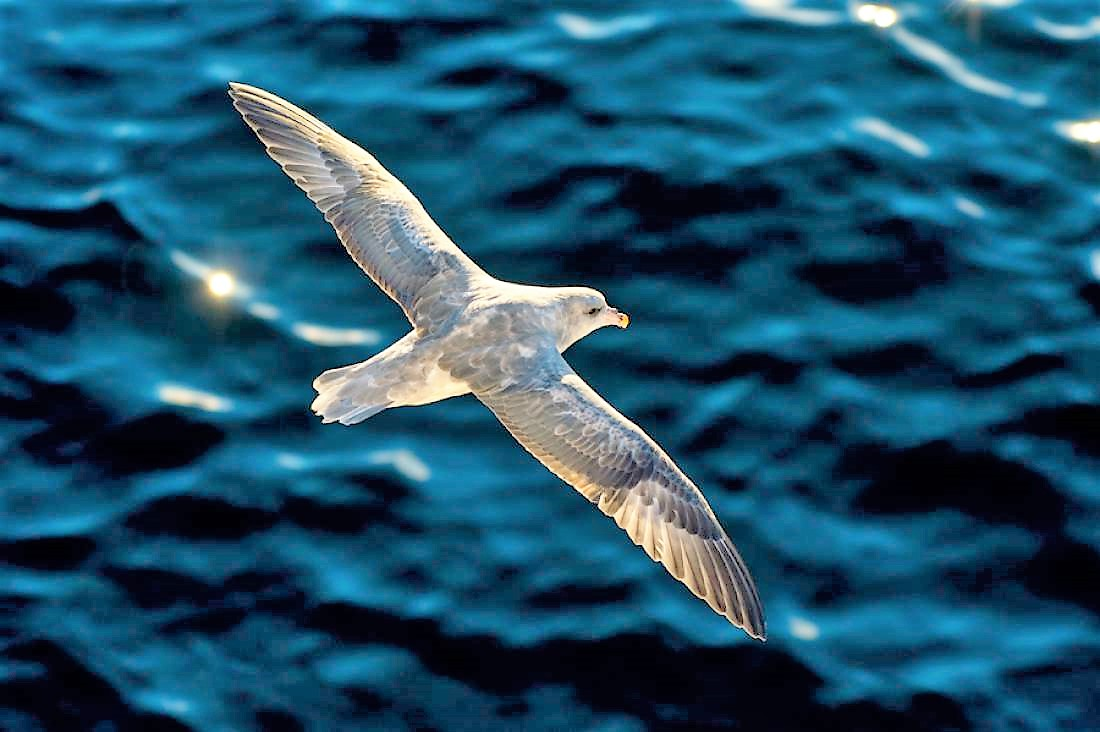
%> input picture assignment2/1/data/bird.jpg, 1100 x 732 px
$ octave --eval "result = myHarrisCornerDetector(rgb2gray(imread('../../../assignment2/1/data/bird.jpg')));"   (GNU Octave 9; MATLAB toolbox functions it lacks are replaced by stand-ins)
%> lines starting %> are read from the running program, lines starting %| are printed output that depends on the picture; in (x1, y1, x2, y2) boxes, pixels count from 0 and x2, y2 are one past the last pixel; in counts of white or black regions, pixels touching at a corner belong together; the program's own positions count from 1
function outCornMeas = myHarrisCornerDetector(inputImg)

GRAD_SIGMA = 1;
WT_SIGMA = 1;
K = 0.15;

maxVal = max(inputImg(:));
%> maxVal = 255

inpSize = size(inputImg);
%> inpSize = [732 1100]
edge = inpSize(1);
%> edge = 732
inputImg = inputImg/maxVal;
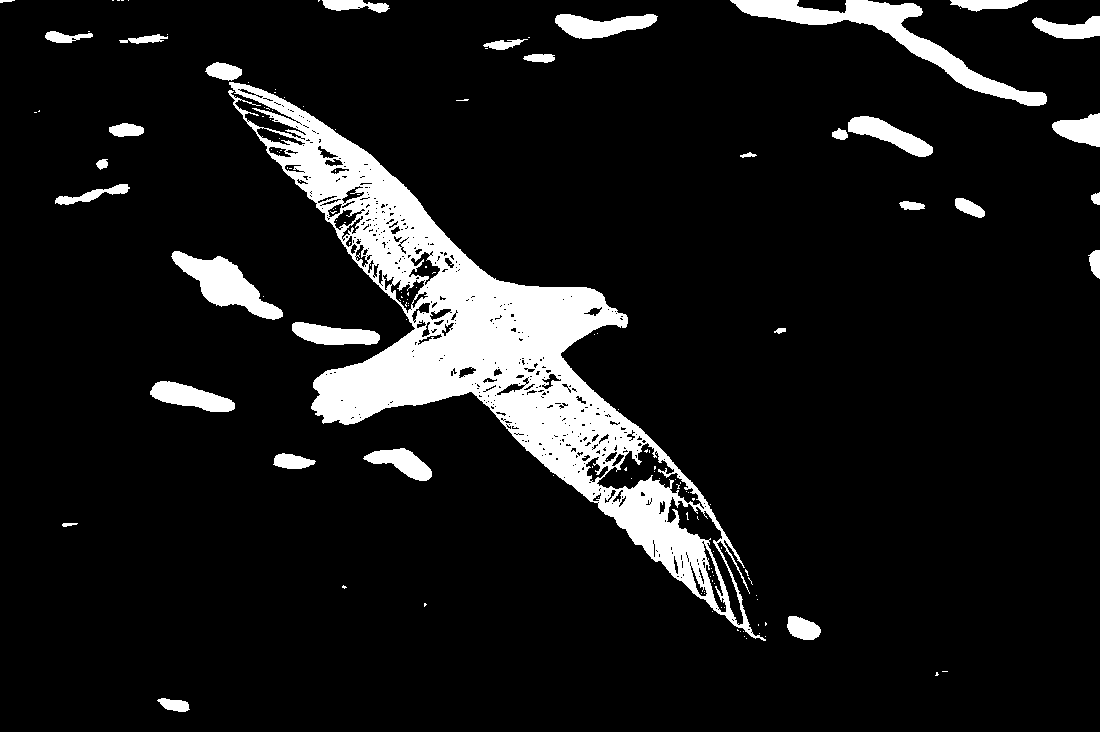
%> inputImg: size 732x1100 uint8; values 0 (black) and 1 (white), 10.1% white; 139 white regions (107 under 20 px), largest, box (x1, y1, x2, y2) and area: (228, 82, 766, 641) 56260, (730, 0, 1047, 106) 6068, (171, 251, 283, 320) 3067

imgBlur = imgaussfilt(inputImg,GRAD_SIGMA);
%> imgBlur: size 732x1100 uint8; values 0 (black) and 1 (white), 10.2% white; 54 white regions (22 under 20 px), largest, box (x1, y1, x2, y2) and area: (228, 82, 765, 641) 57462, (730, 0, 1047, 106) 6071, (172, 251, 283, 320) 3065

% [4 lines of commented-out code are left out]

[Gx Gy] = imgradientxy(imgBlur,'sobel');

Ix2 = Gx .* Gx;
Iy2 = Gy .* Gy;
IxIy = Gx .* Gy;

A11 = imgaussfilt(Ix2,WT_SIGMA);
A12 = imgaussfilt(IxIy,WT_SIGMA);
% A21 = imgaussfilt(Ix2,WT_SIGMA);
A22 = imgaussfilt(Iy2,WT_SIGMA);

sum_e = A11 + A22;
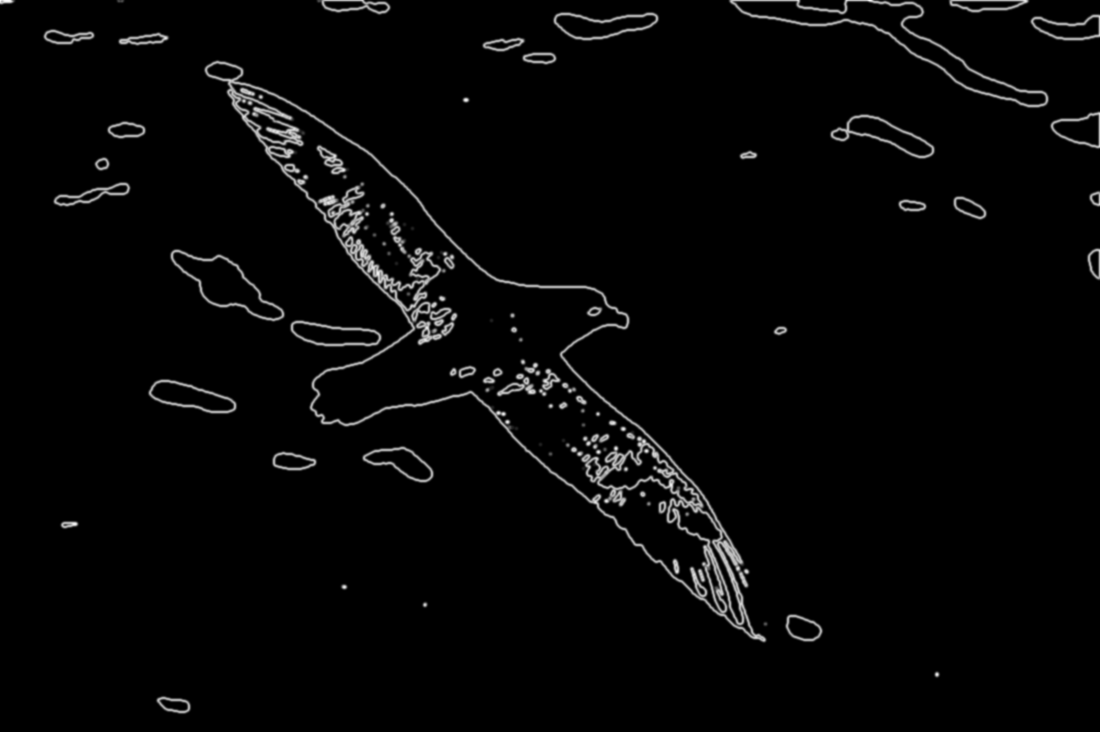
%> sum_e: size 732x1100 double; min 0, max 16, mean 0.377; drawn with min black and max white
diff_e = A11 - A22;
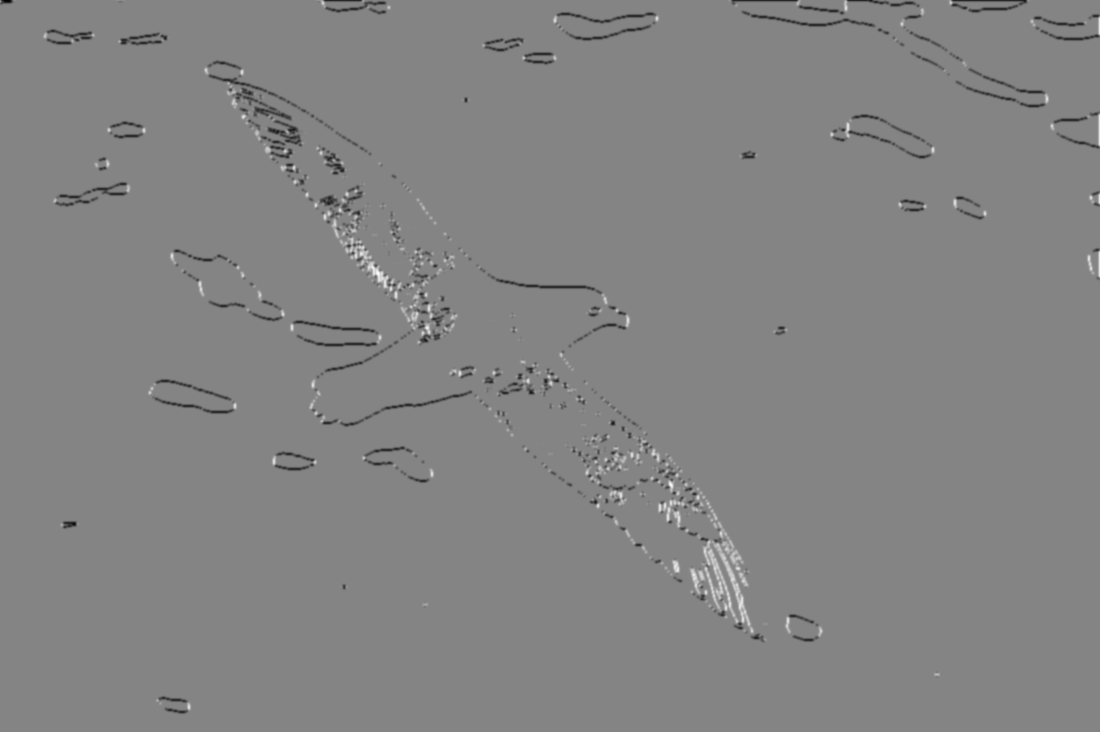
%> diff_e: size 732x1100 double; min -16, max 14.73, mean -0.094; drawn with min black and max white
term3 = (A12 .* A12)*4;
term2 = (diff_e .* diff_e);
term_R = sqrt(term2 + term3);
eig1 = (sum_e + term_R)/2;
eig2 = (sum_e - term_R)/2;

det = (eig1 .* eig2);
% trace = (eig1 + eig2);
trace = sum_e;
tr2 = trace .* trace;
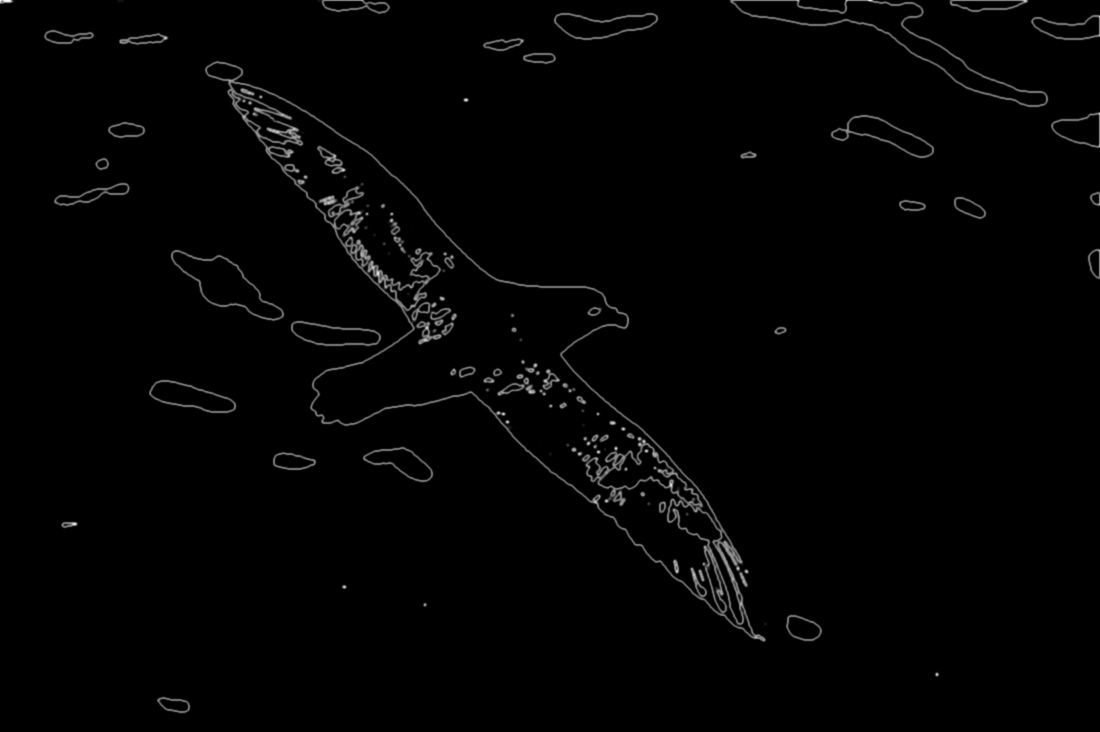
%> tr2: size 732x1100 double; min 0, max 256, mean 3.1; drawn with min black and max white

outCornMeas = det - (K * tr2);
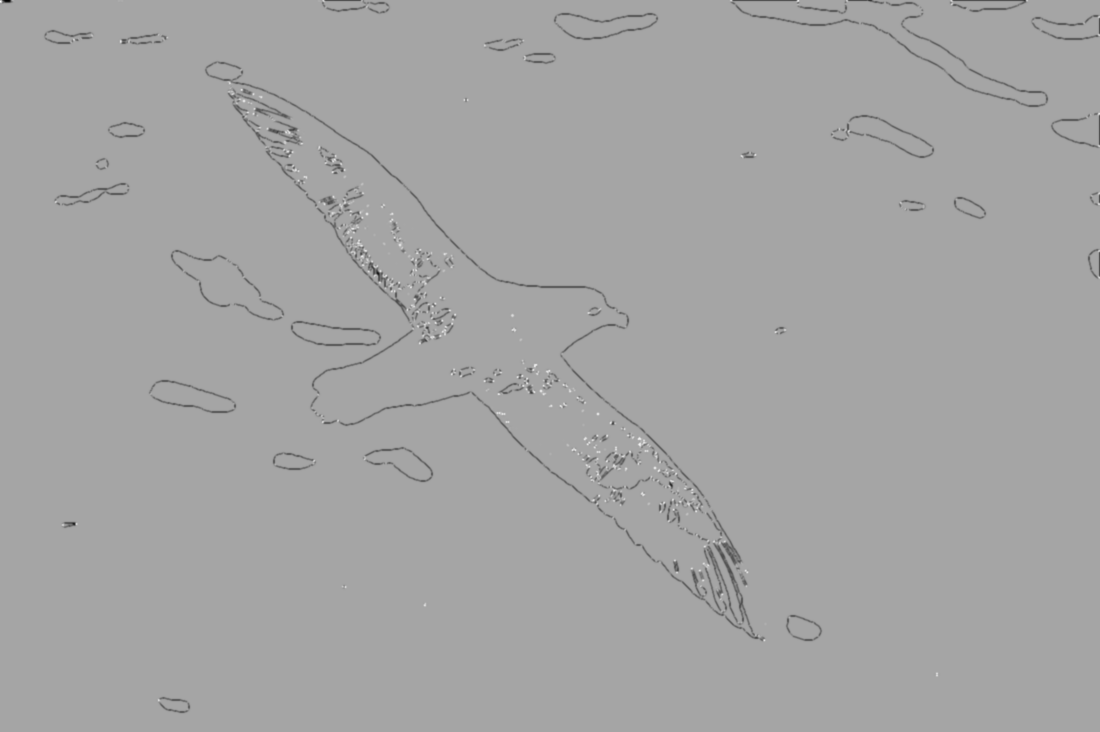
%> outCornMeas: size 732x1100 double; min -38.4, max 20.92, mean -0.2; drawn with min black and max white

% outCornMeas(outCornMeas < 0) = 0;
% outCornMeas(outCornMeas > 0) = 1;

myNumOfColors = 200;
myColorScale = [ [0:1/(myNumOfColors-1):1]' , ...
[0:1/(myNumOfColors-1):1]', [0:1/(myNumOfColors-1):1]' ];

figure;
imagesc(inputImg);
colormap (myColorScale);
title('Original Image');
colormap jet;
daspect ([1 1 1]);
axis tight;
colorbar;
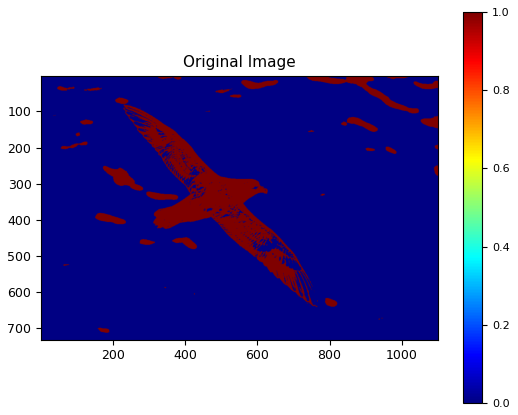
%> figure redrawn from the program's plot data

figure;
imagesc(Gx);
colormap (myColorScale);
title('Derivatives X');
% colormap jet;
daspect ([1 1 1]);
axis tight;
colorbar;

figure;
imagesc(Gy);
colormap (myColorScale);
title('Derivatives Y');
% colormap jet;
daspect ([1 1 1]);
axis tight;
colorbar;

figure;
imagesc(eig1);
colormap (myColorScale);
title('Max EigVal');
% colormap jet;
daspect ([1 1 1]);
axis tight;
colorbar;

figure;
imagesc(eig2);
colormap (myColorScale);
title('Min EigVal');
% colormap jet;
daspect ([1 1 1]);
axis tight;
colorbar;

figure;
imagesc(outCornMeas);
colormap (myColorScale);
title('Cornerness Measure');
% colormap jet;
daspect ([1 1 1]);
axis tight;
colorbar;

end

$ run again, on assignment2/1/data/flower.jpg
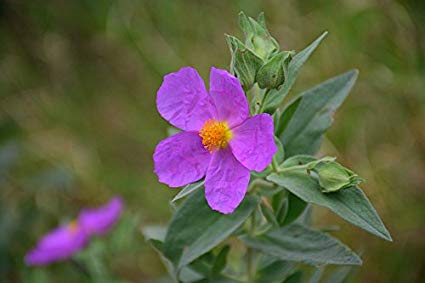
%> input picture assignment2/1/data/flower.jpg, 425 x 283 px
%> maxVal = 220
%> in myHarrisCornerDetector, `inputImg = inputImg/maxVal;`:
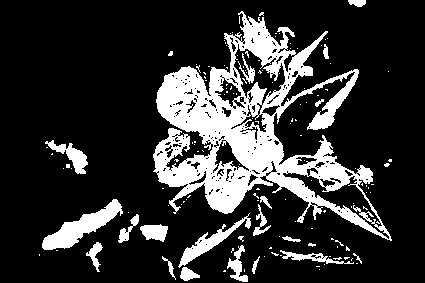
%> inputImg: size 283x425 uint8; values 0 (black) and 1 (white), 19.8% white; 141 white regions (120 under 20 px), largest, box (x1, y1, x2, y2) and area: (153, 11, 392, 241) 18221, (42, 199, 123, 250) 1449, (178, 213, 251, 268) 801
%> imgBlur: size 283x425 uint8; values 0 (black) and 1 (white), 20% white; 49 white regions (30 under 20 px), largest, box (x1, y1, x2, y2) and area: (153, 11, 392, 241) 18744, (42, 199, 123, 250) 1447, (179, 216, 251, 267) 797
%> in myHarrisCornerDetector, `colorbar;`:
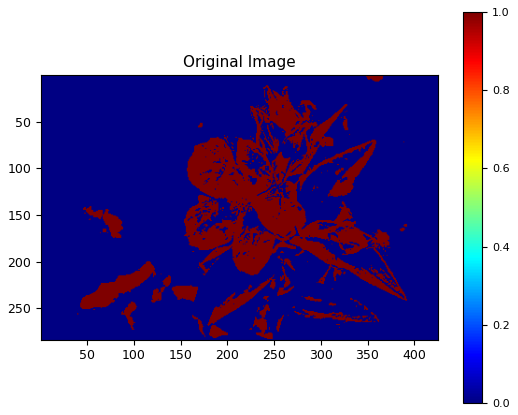
%> figure redrawn from the program's plot data
